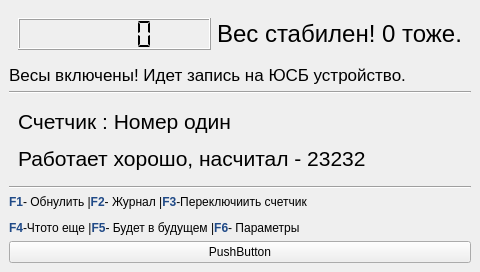
<?xml version="1.0" encoding="UTF-8"?>
<ui version="4.0">
 <class>GlavWindows</class>
 <widget class="QMainWindow" name="GlavWindows">
  <property name="geometry">
   <rect>
    <x>0</x>
    <y>0</y>
    <width>480</width>
    <height>272</height>
   </rect>
  </property>
  <property name="windowTitle">
   <string>MainWindow</string>
  </property>
  <widget class="QWidget" name="centralwidget">
   <layout class="QVBoxLayout" name="verticalLayout">
    <item>
     <widget class="QWidget" name="widget_2" native="true">
      <property name="sizePolicy">
       <sizepolicy hsizetype="Preferred" vsizetype="MinimumExpanding">
        <horstretch>0</horstretch>
        <verstretch>0</verstretch>
       </sizepolicy>
      </property>
      <layout class="QHBoxLayout" name="horizontalLayout">
       <item>
        <widget class="QLCDNumber" name="lcdNumber">
         <property name="sizePolicy">
          <sizepolicy hsizetype="Minimum" vsizetype="Preferred">
           <horstretch>0</horstretch>
           <verstretch>18</verstretch>
          </sizepolicy>
         </property>
         <property name="font">
          <font>
           <pointsize>14</pointsize>
          </font>
         </property>
         <property name="frameShape">
          <enum>QFrame::Box</enum>
         </property>
         <property name="frameShadow">
          <enum>QFrame::Raised</enum>
         </property>
         <property name="smallDecimalPoint">
          <bool>false</bool>
         </property>
         <property name="mode">
          <enum>QLCDNumber::Dec</enum>
         </property>
         <property name="segmentStyle">
          <enum>QLCDNumber::Flat</enum>
         </property>
        </widget>
       </item>
       <item>
        <widget class="QLabel" name="label_3">
         <property name="font">
          <font>
           <pointsize>18</pointsize>
          </font>
         </property>
         <property name="text">
          <string>Вес стабилен! 0 тоже.</string>
         </property>
        </widget>
       </item>
      </layout>
     </widget>
    </item>
    <item>
     <widget class="QLabel" name="label_4">
      <property name="font">
       <font>
        <pointsize>13</pointsize>
       </font>
      </property>
      <property name="text">
       <string>Весы включены! Идет запись на ЮСБ устройство.</string>
      </property>
     </widget>
    </item>
    <item>
     <widget class="Line" name="line">
      <property name="orientation">
       <enum>Qt::Horizontal</enum>
      </property>
     </widget>
    </item>
    <item>
     <widget class="QWidget" name="widget" native="true">
      <property name="sizePolicy">
       <sizepolicy hsizetype="Fixed" vsizetype="Preferred">
        <horstretch>0</horstretch>
        <verstretch>0</verstretch>
       </sizepolicy>
      </property>
      <layout class="QVBoxLayout" name="verticalLayout_2">
       <item>
        <widget class="QLabel" name="label">
         <property name="font">
          <font>
           <pointsize>16</pointsize>
          </font>
         </property>
         <property name="frameShadow">
          <enum>QFrame::Plain</enum>
         </property>
         <property name="text">
          <string>&lt;html&gt;&lt;head/&gt;&lt;body&gt;&lt;p&gt;Счетчик : Номер один &lt;/p&gt;&lt;p&gt;Работает хорошо, насчитал - 23232&lt;/p&gt;&lt;/body&gt;&lt;/html&gt;</string>
         </property>
         <property name="textFormat">
          <enum>Qt::RichText</enum>
         </property>
        </widget>
       </item>
      </layout>
     </widget>
    </item>
    <item>
     <widget class="Line" name="line_2">
      <property name="orientation">
       <enum>Qt::Horizontal</enum>
      </property>
     </widget>
    </item>
    <item>
     <widget class="QLabel" name="label_2">
      <property name="text">
       <string>&lt;html&gt;&lt;head/&gt;&lt;body&gt;&lt;p&gt;&lt;span style=&quot; font-weight:600; color:#204a87;&quot;&gt;F1&lt;/span&gt;- Обнулить |&lt;span style=&quot; font-weight:600; color:#204a87;&quot;&gt;F2&lt;/span&gt;- Журнал |&lt;span style=&quot; font-weight:600; color:#204a87;&quot;&gt;F3&lt;/span&gt;-Переключиить счетчик&lt;/p&gt;&lt;p&gt;&lt;span style=&quot; font-weight:600; color:#204a87;&quot;&gt;F4&lt;/span&gt;-Чтото еще |&lt;span style=&quot; font-weight:600; color:#204a87;&quot;&gt;F5&lt;/span&gt;- Будет в будущем |&lt;span style=&quot; font-weight:600; color:#204a87;&quot;&gt;F6&lt;/span&gt;- Параметры&lt;/p&gt;&lt;/body&gt;&lt;/html&gt;</string>
      </property>
     </widget>
    </item>
    <item>
     <widget class="QPushButton" name="pushButton">
      <property name="text">
       <string>PushButton</string>
      </property>
     </widget>
    </item>
   </layout>
  </widget>
 </widget>
 <resources/>
 <connections/>
</ui>
